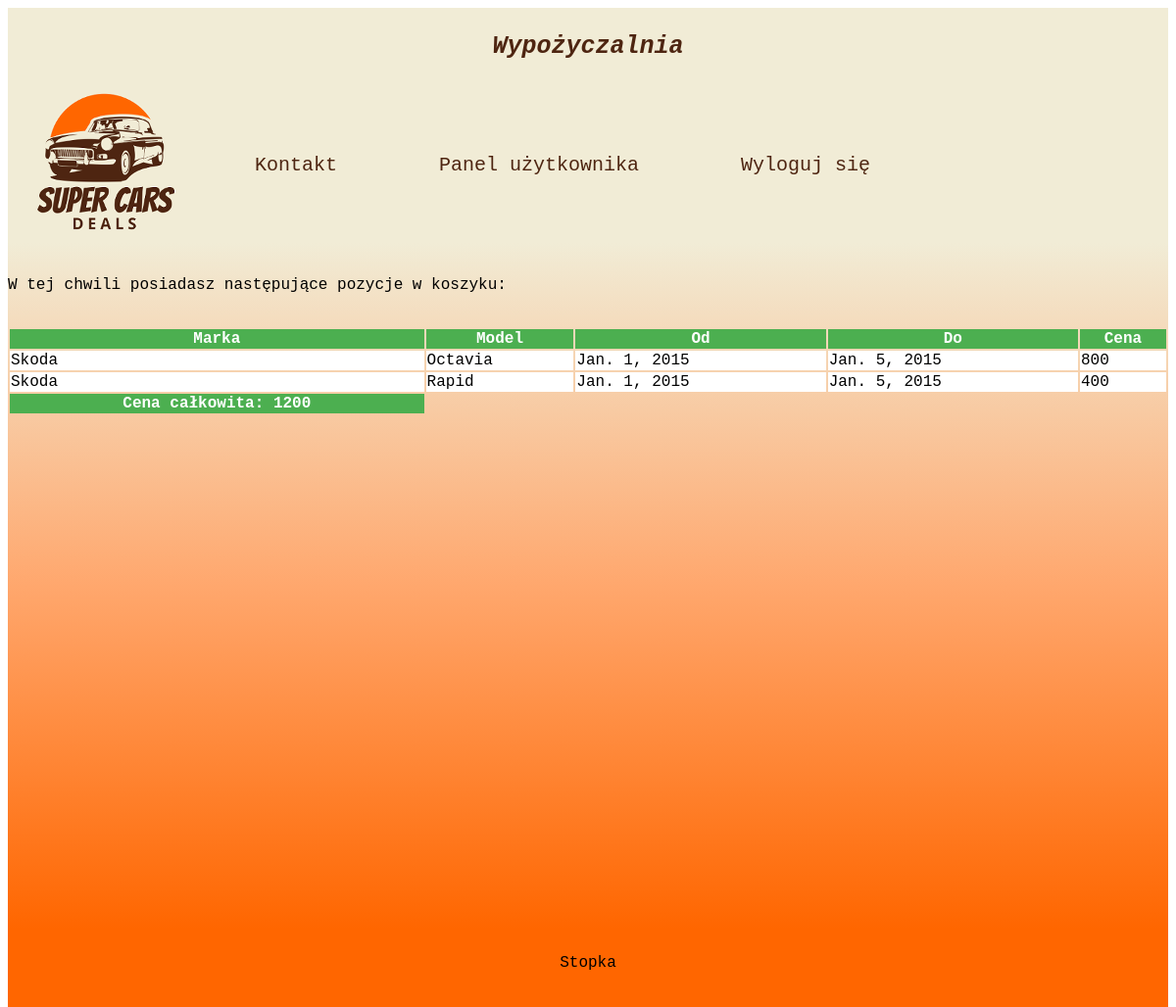
Page /account/cart/ (signed in) on the committed database.
### carrental/models.py (models this page shows, shortened)
class PositionInOrder(models.Model):
	user = models.ForeignKey(User, unique=False)
	car = models.ForeignKey(Car)
	quantityrc = models.IntegerField()
	sincew = models.DateField()
	untilw = models.DateField()
	piosum = models.IntegerField()		#suma

class Car(models.Model):
	manufacturer = models.ForeignKey(Manufacturer, on_delete=models.CASCADE)
	engine = models.ForeignKey(Engine, on_delete=models.CASCADE)
	model= models.CharField(max_length=30)
	course = models.IntegerField()
	year_of_production = models.DateField()
	color = models.CharField(max_length=30, default='brak')
	reg_number = models.CharField(max_length=7, default='brakrej')
	quantity = models.IntegerField(default=0)
	price = models.IntegerField()

class Manufacturer(models.Model):
	mark = models.CharField(max_length=30)
	about_man = models.CharField(max_length=250)
	def __str__(self):		#funkcja konwertujaca do stringa, self to parametr przechowujacy aktualna instancje
		return self.mark	#zwracamy parametr mark(marke) w akutalnie przechowywanej instancji

### account/views.py (the view)
@login_required(login_url='account:login')
def cart(request):
	if request.user.is_staff:
		return HttpResponseRedirect('/admin/')
	groups = request.user.groups.all()[0]
	group = str(groups)
	if group == "customer":
		current_user = request.user.id
		documents = PositionInOrder.objects.filter(user=current_user)
		total = 0
		for document in documents:
			total += document.piosum
		return render(request, 'account/cart.html', {'documents':documents, 'total':total, 'group':group})
	else:
		return HttpResponse('Zaloguj go się jako klient aby mieć dostęp to tej opcji!')

### account/templates/account/cart.html (shortened to what this page needs)
	{% extends "carrental/index.html" %}
	{% block 'content' %}
		</br><p>W tej chwili posiadasz następujące pozycje w koszyku:</p></br>
	 	<table style="width:100%">
  		<tr>
    		<th>Marka</th>
    		<th>Model</th>
    		<th>Od</th>
    		<th>Do</th>
    		<th>Cena</th>
  		</tr>
  		{% for document in documents %}
  		<tr>
    		<td>{{document.car.manufacturer}}</td>
    		<td>{{document.car.model}}</td>
    		<td>{{document.sincew}}</td>
    		<td>{{document.untilw}}</td>
    		<td>{{document.piosum}}</td>
  		</tr>
  		{% endfor %}
  		<tr>
    		<th>Cena całkowita: {{total}}</th>
  		</tr>
		</table>
	{% endblock %}

### carrental/static/carrental/css/style.css (style rules this page uses)
body { border: 0px; height: 1000px; }
table { font-family: "Courier New", Courier, monospace; }
th { background-color: #4CAF50; color: white; }
td { background-color: white; color: black; }
p { font-family: "Courier New", Courier, monospace; }

### rows in the picture
PositionInOrder: car.manufacturer "Skoda", car.model "Octavia", sincew "Jan. 1, 2015", untilw "Jan. 5, 2015", piosum "800"
PositionInOrder: car.manufacturer "Skoda", car.model "Rapid", sincew "Jan. 1, 2015", untilw "Jan. 5, 2015", piosum "400"

### other values in the picture
{{ total }} "1200"
